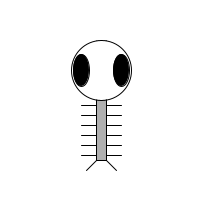
Frame 1 (no input)
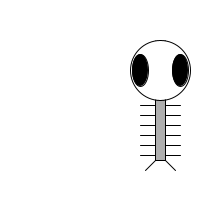
Frame 60 (the mouse pressed at the canvas centre just before this capture)
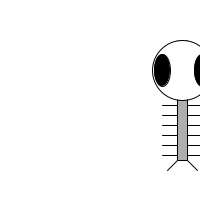
Frame 120 (the mouse held since frame 60 and released just before this capture)

The Processing sketch that drew these frames (run headless with seeded random() and noise(); from frame 60 on, the mouse is pressed at the canvas centre):

// Processing sketch: chapter_6_8
// ── chapter_6_8.pde
int x = 100;
int y = 100;
int w = 60;
int h = 60;
int eyeSize = 16;
int speed = 1;

void setup(){
	size(200, 200);
	smooth();
}

void draw(){
	// change the x location of zoog by speed
	x = x + speed;

	// if we've reached an edge, reverse the speed
	// ie: multiple it by -1
	// note: if speed is a + number, square moves to the right
	// - square moves to the left

	if ((x > width) || (x < 0)){
			speed = speed * -1;
		}	

	background(255);
	ellipseMode(CENTER);
	rectMode(CENTER);

	// Draw zoog's arms with a for loop

	for (int i = y+5; i<y+h; i+=10){ // account for how tall the body is
		stroke(0);
		line(x - w/3, i, x+w/3, i);
	}

	// zoogs body
	stroke(0);
	fill(175);
	rect(x,y,w/6,h*2);

	// zoogs head
	fill(255);
	ellipse(x, y-h/2, w, h);

	//zoog's eyes
	fill(0);
	ellipse(x-w/3, y-h/2, eyeSize, eyeSize*2);
	ellipse(x+w/3, y-h/2, eyeSize, eyeSize*2);

	//zoog's legs
	stroke(0);
	line(x-w/12,y+h,x-w/4,y+h+10);
	line(x+w/12,y+h,x+w/4,y+h+10);
}
